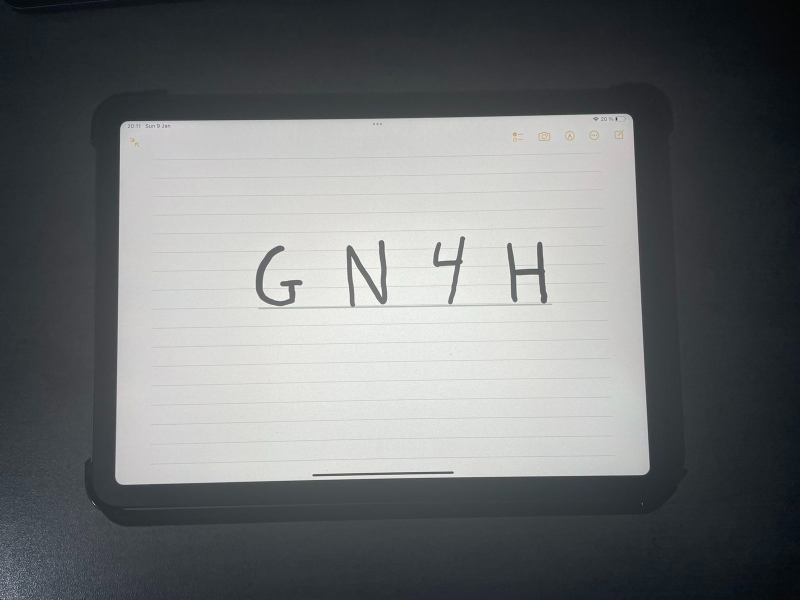
#> input picture notebooks/images/sequence.jpeg, 1600 x 1200 px (shown at 1/2 size)
$ jupyter execute --allow-errors sequence_characters_detection.ipynb
#> lines starting #> are read from the running program, lines starting #| are printed output that depends on the picture; after the words box and inside, x2 and y2 are one past the last pixel; in counts of white or black regions, pixels touching at a corner belong together
# Handwritten Character Sequence Detection using OpenCv and CNN Tensorflow model
The purpose of this notebook is to anwser at one problem, one question : Can we recognize handwritten sequence character using a Deep learning algorithm. There is many exemple of Digit Character recogniction using the MNIST dataset. But how we can adapt this for not only digits (for characters too) and for an sequence.

## Frameworks and libraries used, and why ?
For this part, we will use the following frameworks and libraries:

- **imutils**, for image manipulation
- **numpy**, to perform operations on arrays and matrices
- **tensorflow**, for importing the MNIST dataset as well as the realization of machine learning and deep learning algorithms
- **matplotlib**, for displaying the dataset images
- **opencv2**, for the processing of the dataset test images

[cell 1]
import cv2
import imutils
import numpy as np
import tensorflow as tf
import matplotlib.pyplot as plt
import matplotlib.gridspec as gridspec

print("Import of OpenCV :", cv2.__version__)
print("Import of Image Utils :", imutils.__version__)
print("Import of Numpy :", np.__version__)
print("Import of Tensorflow :", tf.__version__)

## Pre-processing
For the character sequence detection, we perform a first pre-processing step. This step allows us to transform any image into an image interpretable by our model (of good size, with a good angle, of good color). There is some function to zoom the image into a 4 points cell of interrest.

[cell 2]
def order_points(pts):
	rect = np.zeros((4, 2), dtype = "float32")
	s = pts.sum(axis = 1)
	rect[0] = pts[np.argmin(s)]
	rect[2] = pts[np.argmax(s)]
	diff = np.diff(pts, axis = 1)
	rect[1] = pts[np.argmin(diff)]
	rect[3] = pts[np.argmax(diff)]
	return rect

def four_point_transform(image, pts):
	rect = order_points(pts)
	(tl, tr, br, bl) = rect
	widthA = np.sqrt(((br[0] - bl[0]) ** 2) + ((br[1] - bl[1]) ** 2))
	widthB = np.sqrt(((tr[0] - tl[0]) ** 2) + ((tr[1] - tl[1]) ** 2))
	maxWidth = max(int(widthA), int(widthB))
	heightA = np.sqrt(((tr[0] - br[0]) ** 2) + ((tr[1] - br[1]) ** 2))
	heightB = np.sqrt(((tl[0] - bl[0]) ** 2) + ((tl[1] - bl[1]) ** 2))
	maxHeight = max(int(heightA), int(heightB))
	dst = np.array([
		[0, 0],
		[maxWidth - 1, 0],
		[maxWidth - 1, maxHeight - 1],
		[0, maxHeight - 1]], dtype = "float32")
	M = cv2.getPerspectiveTransform(rect, dst)
	warped = cv2.warpPerspective(image, M, (maxWidth, maxHeight))
	return warped

We load the image who contains the handwritten character sequence to detect. Then we apply several filters on our image in order to binarize it.

[cell 3]
img_path = "images/sequence.jpeg"

image = cv2.imread(img_path)
#> image is the input picture: shape (1200, 1600, 3); mean B, G, R 115.6, 114.3, 111.4
img_gray = cv2.cvtColor(image, cv2.COLOR_BGR2GRAY)
blurred = cv2.GaussianBlur(img_gray, (5, 5), 0)
edged = cv2.Canny(blurred, 50, 200, 255)
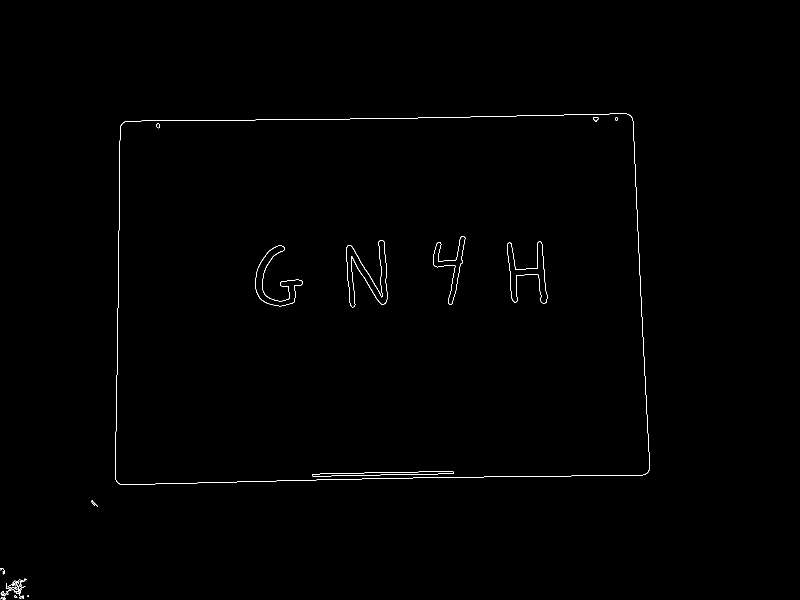
#> edged: shape (1200, 1600) (shown at 1/2 size); 0.37% white in thin lines or dots, all inside (x1, y1, x2, y2) = (0, 227, 1300, 1200)
ret, thresh = cv2.threshold(img_gray, 150, 255, cv2.THRESH_BINARY)
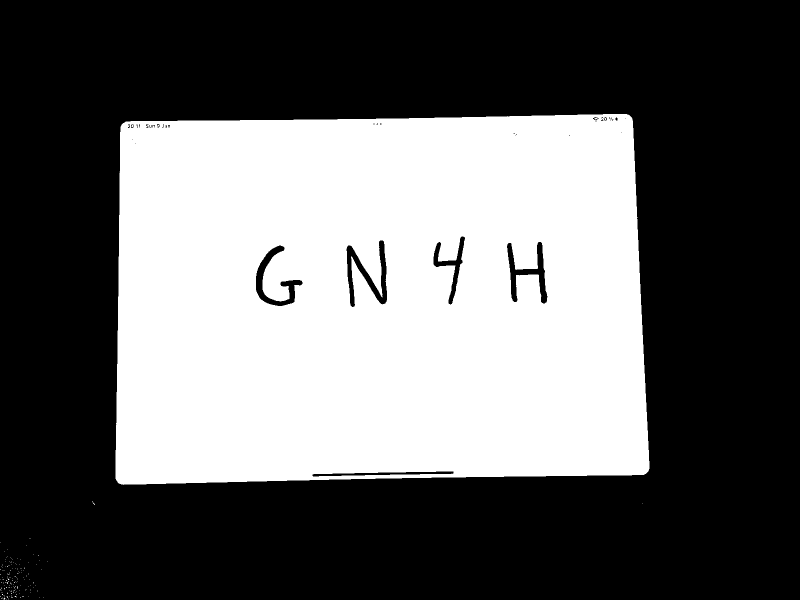
#> thresh: shape (1200, 1600) (shown at 1/2 size); 38.7% white; 148 white regions (147 under 20 px)

[cell 4]
fig = plt.figure(figsize=(12,7))
grid = gridspec.GridSpec(ncols=1,nrows=1,figure = fig)
plt.axis(False)
plt.title("Image Original")
plt.imshow(image)

[cell 5]
fig = plt.figure(figsize=(6,7))
plt.rcParams.update({"font.size":18})
grid = gridspec.GridSpec(ncols=2,nrows=3,figure = fig)
plot_image = [image, img_gray, blurred, edged,thresh]
plot_name = ["image","gray","blur","binary","dilation"]

for i in range(len(plot_image)):
    fig.add_subplot(grid[i])
    plt.axis(False)
    plt.title(plot_name[i])
    if i ==0:
        plt.imshow(plot_image[i])
    else:
        plt.imshow(plot_image[i],cmap="gray")
#> this loop made 5 passes
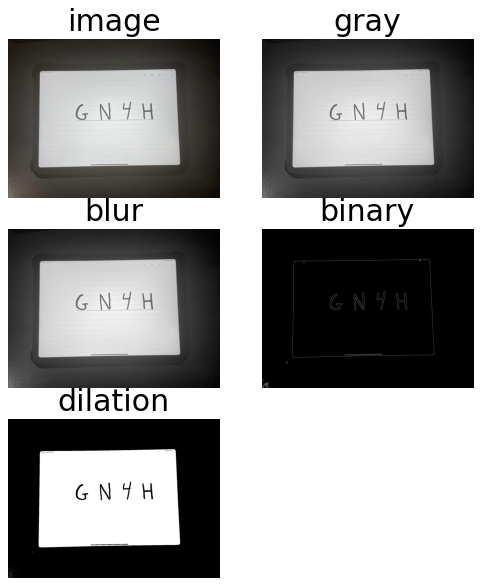
#> figure drawn by matplotlib, 5 panels; B, G, R data is drawn as R, G, B

Then, we try to detect the presence of a sheet containing characters by removing any angle of view.

[cell 6]
cnts = cv2.findContours(edged.copy(), cv2.RETR_EXTERNAL,cv2.CHAIN_APPROX_SIMPLE)
#> cnts = 9 contours, 6 with area under 20; largest, box (x1, y1, x2, y2) and area: (230, 227, 1300, 970) 755690, (16, 1156, 54, 1182) 54, (12, 1166, 48, 1198) 50
cnts = imutils.grab_contours(cnts)
cnts = sorted(cnts, key=cv2.contourArea, reverse=True)

displayCnt = None
for c in cnts:
    peri = cv2.arcLength(c, True)
    approx = cv2.approxPolyDP(c, 0.02 * peri, True)
    if len(approx) == 4:
        displayCnt = approx
        break
#> this loop made 1 pass
#> (peri, displayCnt) on pass 1: (3558.3, [[1262, 232], [247, 244], [233, 963], [1293, 947]])

[cell 7]
try:
    output = four_point_transform(image, displayCnt.reshape(4, 2))
#> in order_points, `s = pts.sum(axis = 1)`: s = [1494, 491, 1196, 2240]
#> in order_points, `diff = np.diff(pts, axis = 1)`: diff = [-1030, -3, 730, -346]
#> in four_point_transform, `rect = order_points(pts)`: rect = [[247, 244], [1262, 232], [1293, 947], [233, 963]]
#> in four_point_transform, `(tl, tr, br, bl) = rect`: tl = [247, 244]; tr = [1262, 232]; br = [1293, 947]; bl = [233, 963]
#> in four_point_transform, `widthA = np.sqrt(((br[0] - bl[0]) ** 2) + ((br[1] - bl[1]) ** 2))`: widthA = 1060.1
#> in four_point_transform, `widthB = np.sqrt(((tr[0] - tl[0]) ** 2) + ((tr[1] - tl[1]) ** 2))`: widthB = 1015.1
#> in four_point_transform, `maxWidth = max(int(widthA), int(widthB))`: maxWidth = 1060
#> in four_point_transform, `heightA = np.sqrt(((tr[0] - br[0]) ** 2) + ((tr[1] - br[1]) ** 2))`: heightA = 715.7
#> in four_point_transform, `heightB = np.sqrt(((tl[0] - bl[0]) ** 2) + ((tl[1] - bl[1]) ** 2))`: heightB = 719.1
#> in four_point_transform, `maxHeight = max(int(heightA), int(heightB))`: maxHeight = 719
#> in four_point_transform, `dst = np.array([ [0, 0], [maxWidth - 1, 0], [maxWidth - 1, maxHeight -..`: dst = [[0, 0], [1059, 0], [1059, 718], [0, 718]]
#> in four_point_transform, `M = cv2.getPerspectiveTransform(rect, dst)`: M = [[1.05, 0.0205, -265.3], [0.0125, 1.06, -261.3], [-3.88e-06, 6.27e-05, 1]]
except Exception as e:
    print("not transform")
    output = image
# output = image
fig = plt.figure(figsize=(12,7))
grid = gridspec.GridSpec(ncols=1,nrows=1,figure = fig)
plt.axis(False)
plt.title("Output")
plt.imshow(output)

[cell 8]
img_gray = cv2.cvtColor(output, cv2.COLOR_BGR2GRAY)
#> img_gray: shape (719, 1060)
blurred = cv2.GaussianBlur(img_gray, (5, 5), 0)
#> blurred: shape (719, 1060)
edged = cv2.Canny(blurred, 50, 200, 255)
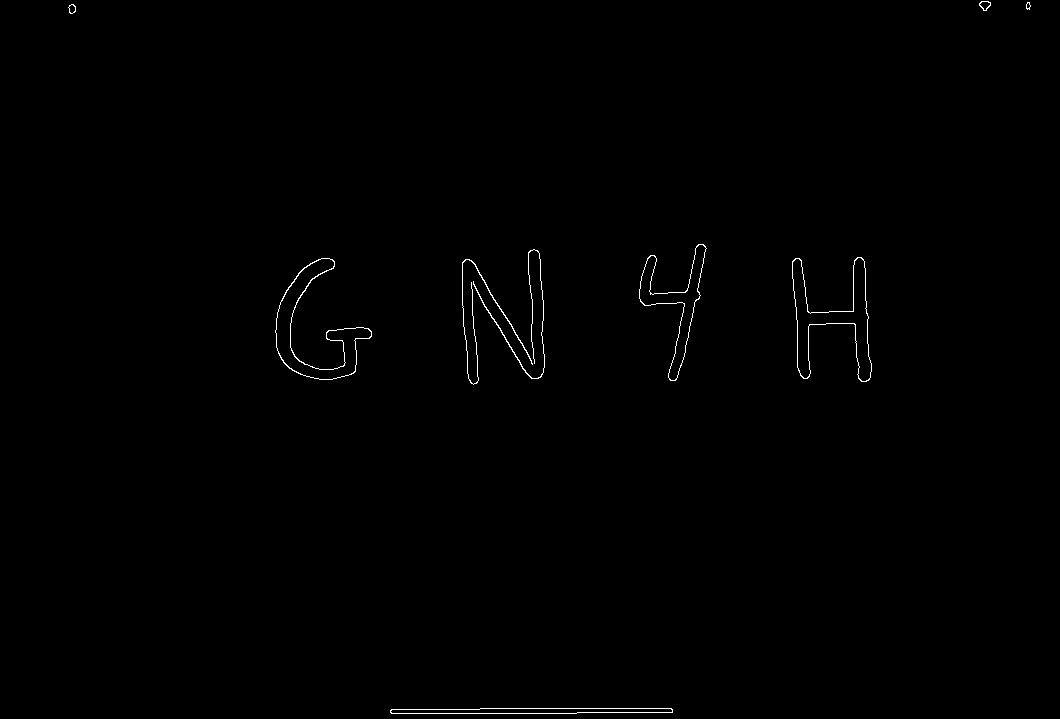
#> edged: shape (719, 1060); 0.41% white in thin lines or dots
ret, thresh_output = cv2.threshold(output, 150, 255, cv2.THRESH_BINARY)
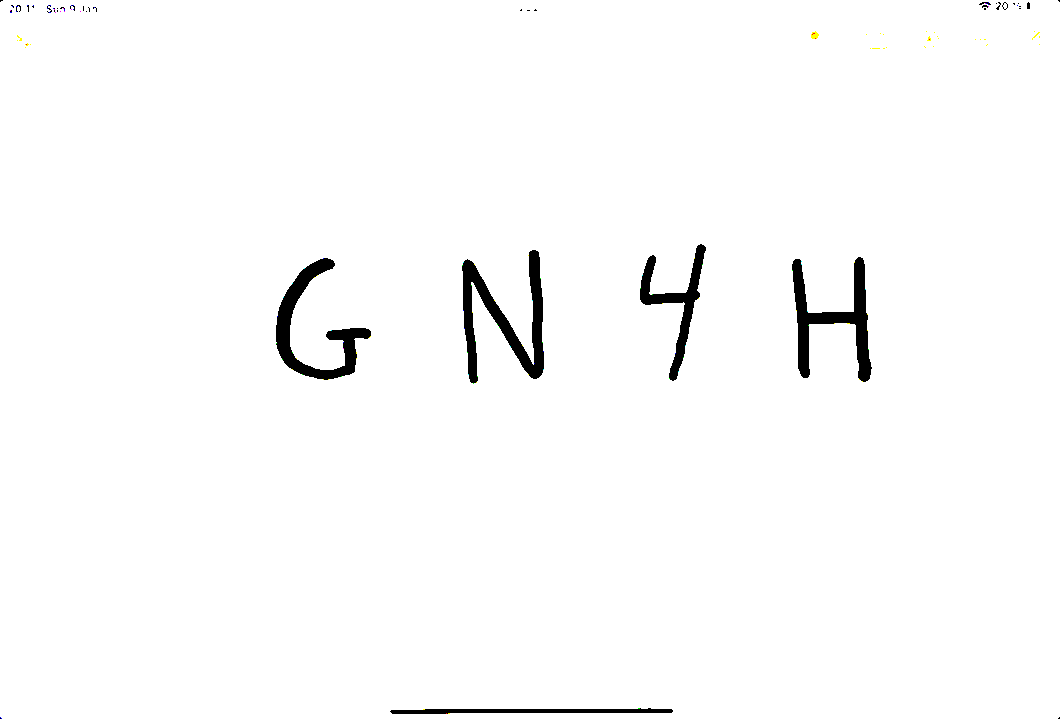
#> thresh_output: shape (719, 1060, 3); mean B, G, R 250.5, 250.5, 250.5
kernel3 = cv2.getStructuringElement(cv2.MORPH_RECT, (3, 3))
thre_mor = cv2.morphologyEx(thresh_output, cv2.MORPH_DILATE, kernel3)

Finally, we try to detect the contours of each figure present and we create for each character detected, a new image 28x28, interpretable by our model.

[cell 9]
contours, hierarchy = cv2.findContours(image=edged, mode=cv2.RETR_TREE, method=cv2.CHAIN_APPROX_NONE)
#> contours = 16 contours, 1 with area under 20; largest, box (x1, y1, x2, y2) and area: (792, 257, 872, 382) 3332, (792, 257, 872, 382) 3302, (275, 258, 372, 380) 3220, (275, 258, 372, 380) 3112, (639, 244, 707, 381) 2213

[cell 10]
def sort_contours(cnts,reverse = False):
    i = 0
#> i = 0
    boundingBoxes = [cv2.boundingRect(c) for c in cnts]
#> boundingBoxes = 16 items
    (cnts, boundingBoxes) = zip(*sorted(zip(cnts, boundingBoxes),
                                        key=lambda b: b[1][i], reverse=reverse))
#> cnts has the same summary as contours outside sort_contours; boundingBoxes = 16 items
    return cnts

[cell 11]
test_roi = output.copy()
crop_characters = []
digit_w, digit_h = 28, 28

count = 0
last_x, last_y = 0,0
for c in sort_contours(contours):
    (x, y, w, h) = cv2.boundingRect(c)
    ratio = h/w
    if 1<=ratio<=3.5:
        if h/output.shape[0]>=0.1:
            if (x > last_x + 20 or x < last_x - 20) and (x > last_y + 20 or x < last_y - 20):
                print("x =", x, ",y =", y, ",w =", w, ",h =", h)
                count = count + 1
                cv2.rectangle(test_roi, (x-30, y-30), (x + w +30, y + h + 30), (0, 255,0), 2)
                curr_num = output[y-30:y+h+30,x-30:x+w+30]
                curr_num = cv2.resize(curr_num, dsize=(digit_w, digit_h))
                _, curr_num = cv2.threshold(curr_num, 150, 255, cv2.THRESH_BINARY)
                crop_characters.append(curr_num)
            last_x, last_y = x, y
#> this loop made 16 passes
#> (x, y, w, h, ratio, last_x, last_y) on passes 3, 4, 7, 8, 9, 10, 11, 12: (275, 258, 97, 122, 1.26, 275, 258), (275, 258, 97, 122, 1.26, 275, 258), (462, 259, 71, 126, 1.77, 462, 259), (473, 249, 72, 130, 1.81, 473, 249), (639, 244, 68, 137, 2.01, 639, 244), (639, 244, 68, 137, 2.01, 639, 244), (792, 257, 80, 125, 1.56, 792, 257), (792, 257, 80, 125, 1.56, 792, 257)
#> (x, y, w, h, ratio) on passes 1, 2, 5, 6, 13, 14: (68, 4, 8, 10, 1.25), (68, 4, 8, 10, 1.25), (390, 708, 283, 6, 0.0212), (390, 708, 283, 6, 0.0212), (979, 1, 12, 10, 0.833), (979, 1, 12, 10, 0.833)
#| x = 275 ,y = 258 ,w = 97 ,h = 122
#| x = 462 ,y = 259 ,w = 71 ,h = 126
#| x = 639 ,y = 244 ,w = 68 ,h = 137
#| x = 792 ,y = 257 ,w = 80 ,h = 125
#> pass 3, `curr_num = output[y-30:y+h+30,x-30:x+w+30]`:
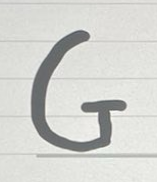
#> curr_num: shape (182, 157, 3); mean B, G, R 207.6, 211.7, 210.9
#> after the loop:
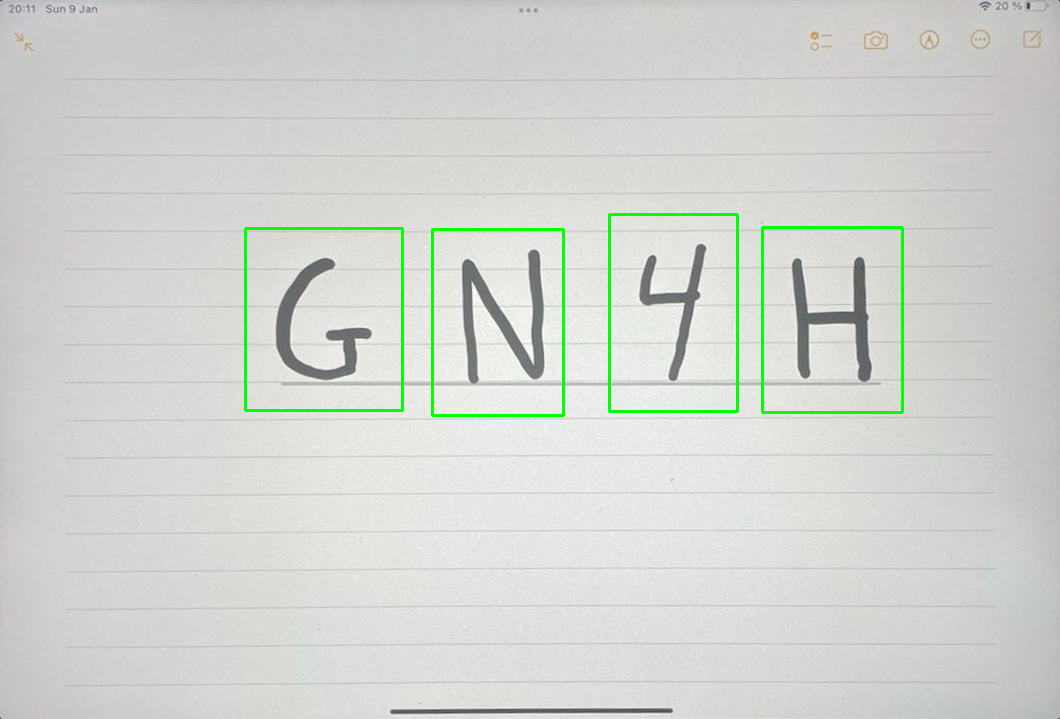
#> test_roi: shape (719, 1060, 3); mean B, G, R 208, 213.3, 210.2
#> after the loop, count = 4; crop_characters = 4 items

print("number of character :", count)
#| number of character : 4

[cell 12]
fig = plt.figure(figsize=(6,7))
plt.rcParams.update({"font.size":18})
grid = gridspec.GridSpec(ncols=1,nrows=1,figure = fig)
plot_image = test_roi
plt.axis(False)
plt.imshow(plot_image)

[cell 13]
fig = plt.figure(figsize=(6,7))
plt.rcParams.update({"font.size":18})
grid = gridspec.GridSpec(ncols=len(crop_characters),nrows=1,figure = fig)
plot_image = crop_characters
#> plot_image = 4 items

for i in range(len(plot_image)):
    fig.add_subplot(grid[i])
    plt.axis(False)
    plt.imshow(plot_image[i])
#> this loop made 4 passes
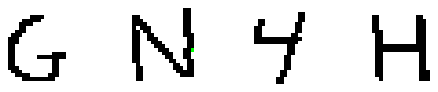
#> figure drawn by matplotlib, 4 panels

[cell 14]
x = []
for img in crop_characters:
    img = cv2.cvtColor(img, cv2.COLOR_BGR2GRAY)
    img = cv2.GaussianBlur(img, (5, 5), 0)
    img = cv2.resize(img, (28,28))
    img = 255 - img
    x.append(img)
#> this loop made 4 passes
#> pass 2, `img = cv2.cvtColor(img, cv2.COLOR_BGR2GRAY)`:
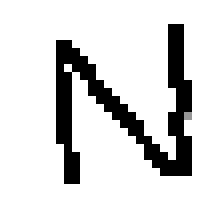
#> img: shape (28, 28) (shown 8 times larger); min 0, max 255, mean 218.4
#> after the loop, x = 4 items

[cell 15]
fig = plt.figure(figsize=(6,7))
plt.rcParams.update({"font.size":18})
grid = gridspec.GridSpec(ncols=len(crop_characters),nrows=1,figure = fig)
plot_image = crop_characters

for i in range(len(x)):
    fig.add_subplot(grid[i])
    plt.axis(False)
    plt.imshow(x[i])
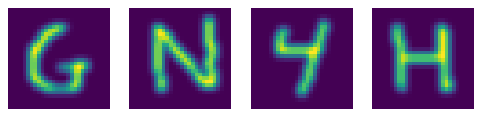
#> figure drawn by matplotlib, 4 panels
